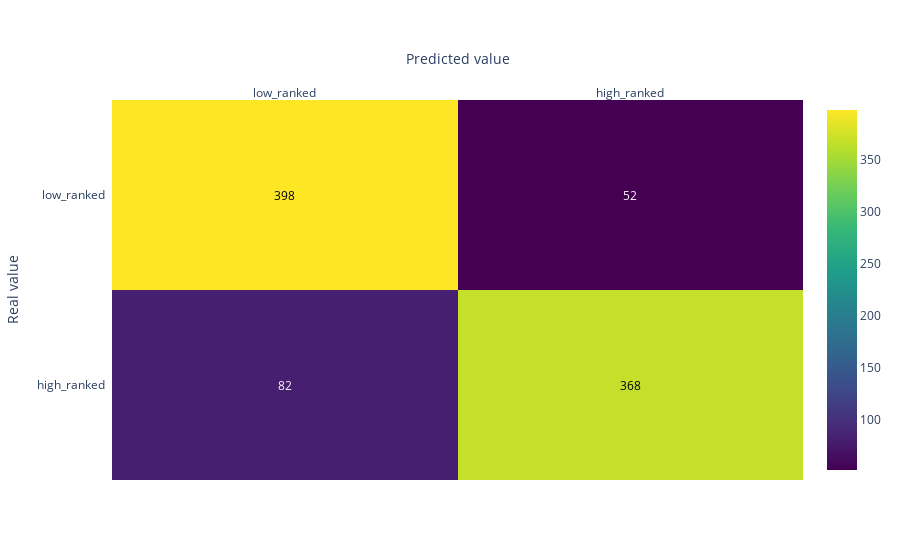

Source (notebook cell):
### Code cell
import plotly.figure_factory as ff

x = classes[::-1] 
y = classes

cm = confusion_matrix(test_label, test_pred_dt, labels=dt.classes_)
fig = ff.create_annotated_heatmap(cm[[1, 0]], x=x, y=y, colorscale='Viridis')

# add title
fig.update_layout(
                  xaxis = dict(title='Predicted value'),
                  yaxis = dict(title='Real value')
                 )

fig['data'][0]['showscale'] = True
fig.show()

### Figure 1 — Plotly figure (JSON) as saved in the notebook; plotly's stock layout.template omitted (floating-point values rounded to 4 significant figures)
{"data": [{"colorscale": [[0, "#440154"], [0.1111, "#482878"], [0.2222, "#3e4989"], [0.3333, "#31688e"], [0.4444, "#26828e"], [0.5556, "#1f9e89"], [0.6667, "#35b779"], [0.7778, "#6ece58"], [0.8889, "#b5de2b"], [1, "#fde725"]], "reversescale": false, "showscale": true, "type": "heatmap", "x": ["low_ranked", "high_ranked"], "y": ["high_ranked", "low_ranked"], "z": [[82, 368], [398, 52]]}], "layout": {"annotations": [{"font": {"color": "#FFFFFF"}, "showarrow": false, "text": "82", "x": "low_ranked", "xref": "x", "y": "high_ranked", "yref": "y"}, {"font": {"color": "#000000"}, "showarrow": false, "text": "368", "x": "high_ranked", "xref": "x", "y": "high_ranked", "yref": "y"}, {"font": {"color": "#000000"}, "showarrow": false, "text": "398", "x": "low_ranked", "xref": "x", "y": "low_ranked", "yref": "y"}, {"font": {"color": "#FFFFFF"}, "showarrow": false, "text": "52", "x": "high_ranked", "xref": "x", "y": "low_ranked", "yref": "y"}], "xaxis": {"dtick": 1, "gridcolor": "rgb(0, 0, 0)", "side": "top", "ticks": "", "title": {"text": "Predicted value"}}, "yaxis": {"dtick": 1, "ticks": "", "ticksuffix": "  ", "title": {"text": "Real value"}}}}
